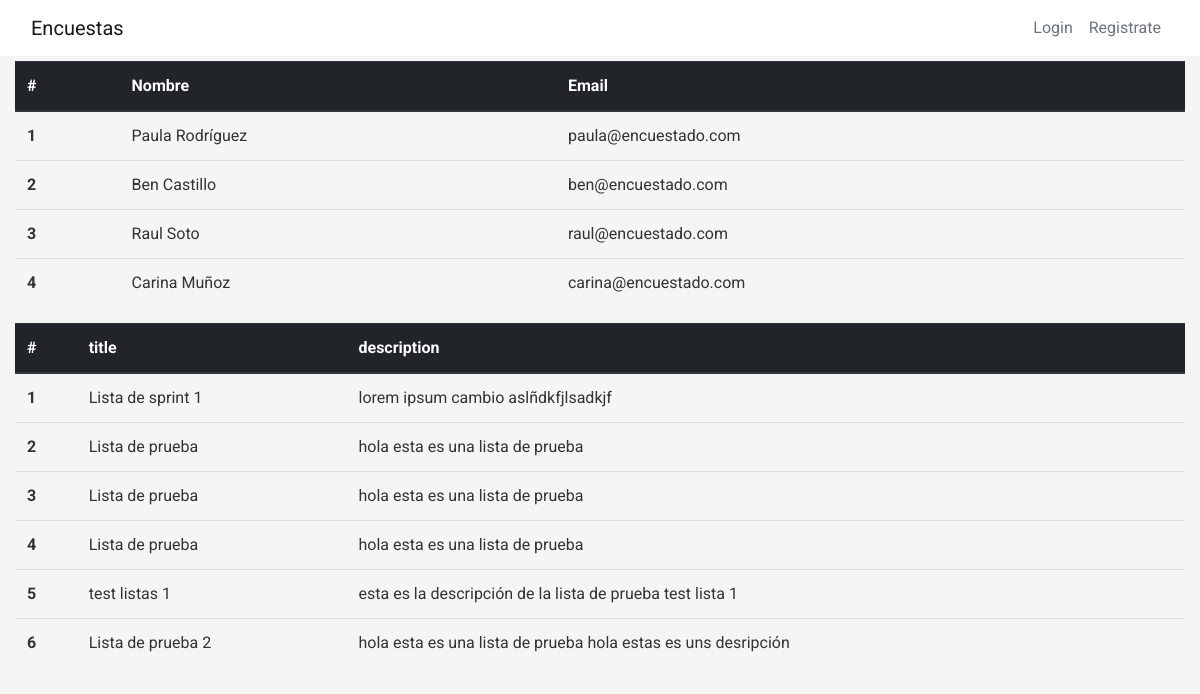
Screenshot of /crear_lista_difusion with the database file from the repository.
### encuestas/models.py (models this page shows, shortened)
class User(db.Model,UserMixin):
    id = db.Column(db.Integer, primary_key=True)
    username = db.Column(db.String(20), unique=True, nullable=False)
    name = db.Column(db.String(20), nullable=False)
    email = db.Column(db.String(120), unique=True, nullable=False)
    image_file = db.Column(db.String(20), nullable=False, default='default.jpg')
    password = db.Column(db.String(60), nullable=False)
    posts = db.relationship('Post', backref='author', lazy=True)
    tipo = db.Column(db.String(20), nullable=False)
    visible_inf = db.Column(db.String(20), nullable=False, default=True)

class ListaDifusion(db.Model):
    id = db.Column(db.Integer, primary_key = True)
    title = db.Column(db.String(100),nullable = False)
    description = db.Column(db.String(1000), nullable = False)
    user_id = db.Column(db.Integer, db.ForeignKey('user.id'),nullable = False)

### encuestas/routes.py (the view)
@app.route('/crear_lista_difusion',methods=['GET','POST'])
def crear_lista_difusion():
    encuestados = User.query.filter_by(tipo = False)
    listas = ListaDifusion.query.all()
    usuarios_en_listas = UserInList.query.all()
    return render_template('create_lista_difusion.html',encuestados = encuestados, listas = listas, pertenencias = usuarios_en_listas);

### encuestas/templates/create_lista_difusion.html
{% extends "layout.html" %} {% block content %}
<table class="table">
  <thead class="thead-dark">
    <tr>
      <th scope="col">#</th>
      <th scope="col">Nombre</th>
      <th scope="col">Email</th>
    </tr>
  </thead>
  <tbody>
    {%for encuestado in encuestados%}
    <tr>
      <th scope="row">{{encuestado.id}}</th>
      <td>{{encuestado.name}}</td>
      <td>{{encuestado.email}}</td>
    </tr>
    {%endfor%}
  </tbody>
</table>
<table class="table">
  <thead class="thead-dark">
    <tr>
      <th scope="col">#</th>
      <th scope="col">title</th>
      <th scope="col">description</th>
    </tr>
  </thead>
  <tbody>
    {%for lista in listas%}
    <tr>
      <th scope="row">{{lista.id}}</th>
      <td>{{lista.title}}</td>
      <td>{{lista.description}}</td>
    </tr>
    {%endfor%}
  </tbody>
</table>
{% endblock content %}

### encuestas/templates/layout.html (shortened to what this page needs)
<!DOCTYPE html>
<html>
<head>
    <link rel="stylesheet" href="https://maxcdn.bootstrapcdn.com/bootstrap/4.0.0/css/bootstrap.min.css">
    <link rel="stylesheet" type="text/css" href="{{ url_for('static', filename='main.css') }}">
</head>
<body class="d-flex flex-column gap-4">
    <header class="site-header">
      <nav class="navbar navbar-expand-lg bg-white navbar-light bg-white fixed-top ">
        <div class="container">
          <a class="navbar-brand mr-4 " href="/">Encuestas</a>
          <div class="collapse navbar-collapse" id="navbarToggle">
            <div class="navbar-nav">
              {% if current_user.is_authenticated %}
              <a class="nav-item text-secondary nav-link  btn-link px-3 me-2" href="{{ url_for('profile') }}">Perfil</a>
              <a class="nav-item text-secondary nav-link" href="{{ url_for('logout') }}">Salir</a>
              {% else %}
              <a class="nav-item text-secondary nav-link" href="{{ url_for('login') }}">Login</a>
              <a class="nav-item text-secondary nav-link" href="{{ url_for('register') }}">Registrate</a>
              {% endif %}
            </div>
          </div>
        </div>
      </nav>
    </header>
    <main role="main" class="container">
      <div >
        <div id ="content-section">
          {% block content %}{% endblock %}
        </div>
      </div>
    </main>
</body>
</html>

### encuestas/static/main.css (style rules this page uses)
body { font-family: "Roboto", sans-serif; font-weight: 400; background: #f5f5f5; color: #333; margin-top: 3.4rem; box-sizing: border-box; }
.site-header .navbar-nav .nav-link { color: #cbd5db; }
.container { max-width: 1200px; width: 1200px; }
.gap-4 { gap: 0.4rem; }
html, body { width: 100%; height: 100%; }

### rows the page displays
User: id "1", name "Paula Rodríguez", email "paula@encuestado.com"
User: id "2", name "Ben Castillo", email "ben@encuestado.com"
User: id "3", name "Raul Soto", email "raul@encuestado.com"
User: id "4", name "Carina Muñoz", email "carina@encuestado.com"
ListaDifusion: id "1", title "Lista de sprint 1", description "lorem ipsum cambio aslñdkfjlsadkjf"
ListaDifusion: id "2", title "Lista de prueba", description "hola esta es una lista de prueba"
ListaDifusion: id "3", title "Lista de prueba", description "hola esta es una lista de prueba"
ListaDifusion: id "4", title "Lista de prueba", description "hola esta es una lista de prueba"
ListaDifusion: id "5", title "test listas 1", description "esta es la descripción de la lista de prueba test lista 1"
ListaDifusion: id "6", title "Lista de prueba 2", description "hola esta es una lista de prueba hola estas es uns desripción"
